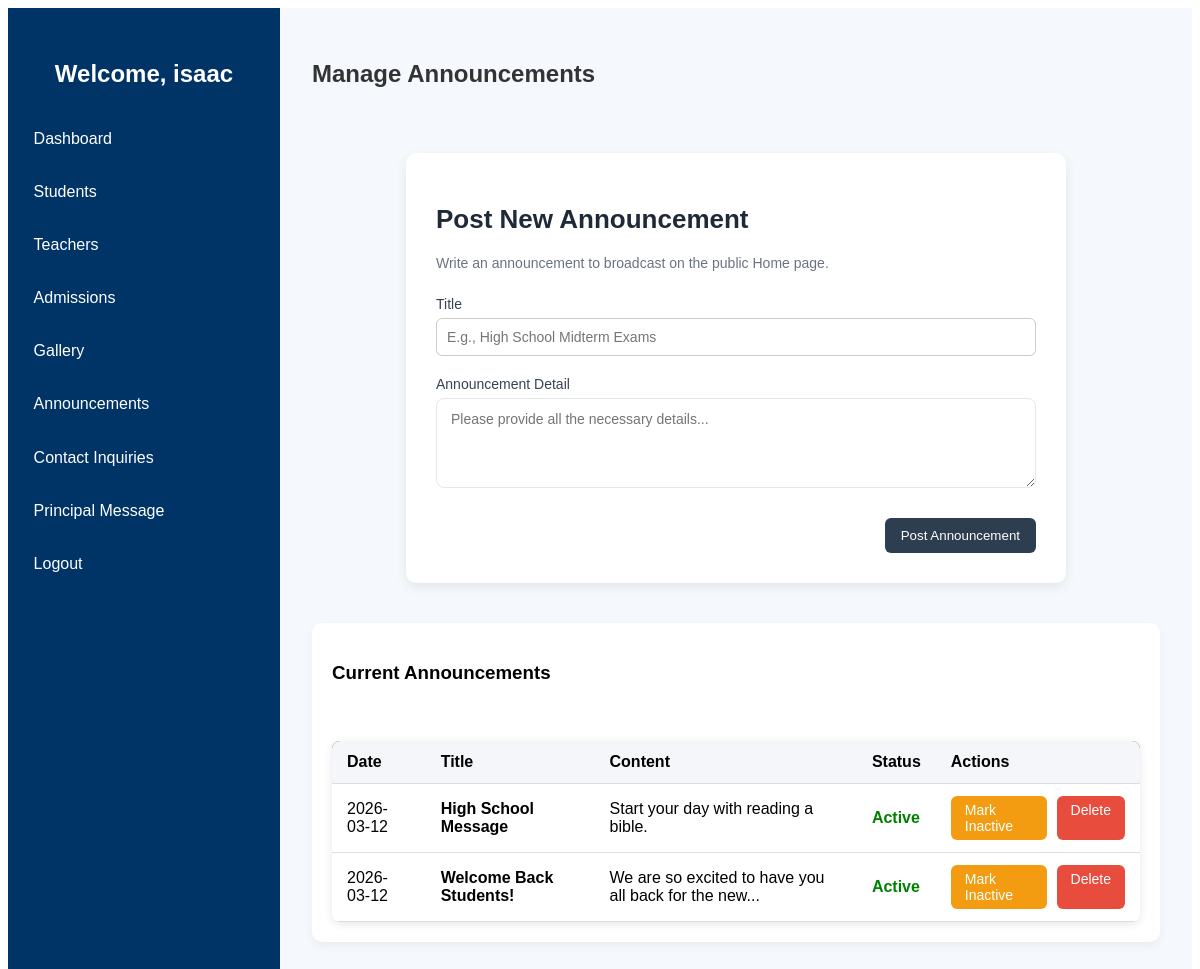
The app's page /admin/messages (signed in) with its own data.
### app.py (models this page shows)
class Announcement(db.Model):
    id = db.Column(db.Integer, primary_key=True)
    title = db.Column(db.String(200), nullable=False)
    content = db.Column(db.Text, nullable=False)
    is_active = db.Column(db.Boolean, default=True)
    timestamp = db.Column(db.DateTime, default=datetime.utcnow)

### app.py (the view)
@app.route("/admin/messages")
def messages():
    if "admin" not in session:
        return redirect(url_for("admin_login"))
    announcements = Announcement.query.order_by(Announcement.timestamp.desc()).all()
    return render_template("adminMessages.html", admin=session["admin"], announcements=announcements)

### templates/adminMessages.html (shortened to what this page needs)
{% extends "adminBase.html" %}
{% block content %}
<div class="page-header">
    <h2>Manage Announcements</h2>
</div>
<div class="form-container" style="min-height: auto; padding-bottom: 40px;">
    <div class="form-card" style="width: 100%;">
        <div class="form-header">
            <h2>Post New Announcement</h2>
            <p>Write an announcement to broadcast on the public Home page.</p>
        </div>
        <form method="POST" action="{{ url_for('add_message') }}" class="modern-form">
            <div class="form-group" style="margin-bottom: 20px;">
                <label for="title">Title</label>
                <input type="text" name="title" id="title" required placeholder="E.g., High School Midterm Exams" style="width: 100%; box-sizing: border-box;">
            </div>
            <div class="form-group" style="margin-bottom: 20px;">
                <label for="content">Announcement Detail</label>
                <textarea name="content" id="content" required rows="4" style="width: 100%; padding: 12px 14px; border: 1px solid #e5e7eb; border-radius: 8px; font-size: 14px; font-family: inherit; box-sizing: border-box;" placeholder="Please provide all the necessary details..."></textarea>
            </div>
            <div class="form-footer">
                <button type="submit" class="btn-primary">Post Announcement</button>
            </div>
        </form>
    </div>
</div>
<div class="table-container">
    <h3>Current Announcements</h3>
    <br>
    <table class="students-table">
        <thead>
            <tr>
                <th>Date</th>
                <th>Title</th>
                <th>Content</th>
                <th>Status</th>
                <th>Actions</th>
            </tr>
        </thead>
        <tbody>
            {% for announcement in announcements %}
            <tr>
                <td>{{ announcement.timestamp.strftime('%Y-%m-%d') }}</td>
                <td><strong>{{ announcement.title }}</strong></td>
                <td>{{ announcement.content[:50] }}{% if announcement.content|length > 50 %}...{% endif %}</td>
                <td>
                    {% if announcement.is_active %}
                        <span style="color: green; font-weight: bold;">Active</span>
                    {% else %}
                        <span style="color: gray;">Inactive</span>
                    {% endif %}
                </td>
                <td>
                    <div class="action-buttons">
                        <a href="{{ url_for('toggle_message', id=announcement.id) }}" class="btn-edit" {% if announcement.is_active %}style="background-color: #f39c12;"{% else %}style="background-color: #27ae60;"{% endif %}>
                            {{ 'Mark Inactive' if announcement.is_active else 'Mark Active' }}
                        </a>
                        <a href="{{ url_for('delete_message', id=announcement.id) }}" class="btn-delete" onclick="return confirm('Are you sure you want to delete this announcement?');">Delete</a>
                    </div>
                </td>
            </tr>
            {% else %}
            <tr>
                <td colspan="5" style="text-align: center; color: #666; padding: 20px;">No announcements posted yet.</td>
            </tr>
            {% endfor %}
        </tbody>
    </table>
</div>
{% endblock %}

### static/css/admin.css (style rules this page uses)
.form-group { text-align: left; margin-bottom: 1.2rem; }
.form-group label { display: block; font-size: 0.9rem; margin-bottom: 0.4rem; }
.form-group input { width: 100%; padding: 0.7rem; border-radius: 8px; border: 1px solid #ccc; font-size: 0.9rem; }
.page-header { display: flex; justify-content: space-between; align-items: center; margin-bottom: 25px; }
.page-header h2 { font-size: 26px; font-weight: 600; color: #2c3e50; }
.table-container { background: white; padding: 20px; border-radius: 10px; box-shadow: 0 4px 10px rgba(0,0,0,0.05); }
.students-table { width: 100%; border-collapse: collapse; }
.students-table thead { background: #34495e; color: white; }
.students-table th, .students-table td { padding: 12px 15px; text-align: left; }
.students-table tbody tr { border-bottom: 1px solid #eee; transition: 0.2s; }
.form-card { background: #ffffff; width: 100%; max-width: 850px; border-radius: 14px; padding: 35px 40px; box-shadow: 0 8px 25px rgba(0,0,0,0.06); }
.form-header h2 { font-size: 26px; margin-bottom: 5px; color: #1f2937; }
.form-header p { color: #6b7280; font-size: 14px; margin-bottom: 25px; }
.modern-form .form-group { display: flex; flex-direction: column; }
.modern-form label { font-size: 14px; font-weight: 500; margin-bottom: 6px; color: #374151; }
.modern-form input, .modern-form select { padding: 12px 14px; border: 1px solid #e5e7eb; border-radius: 8px; font-size: 14px; transition: 0.2s ease; }
.form-footer { margin-top: 30px; display: flex; justify-content: flex-end; gap: 12px; }
.btn-primary { background: #2563eb; color: white; padding: 10px 22px; border-radius: 8px; border: none; font-weight: 500; cursor: pointer; transition: 0.2s ease; }
.page-header { display: flex; justify-content: space-between; align-items: center; margin-bottom: 20px; }
.page-header h2 { font-size: 24px; color: #333; }
.form-card { background-color: #fff; padding: 25px; border-radius: 10px; box-shadow: 0px 6px 18px rgba(0,0,0,0.1); max-width: 600px; margin: auto; }
table.teachers-table, table.students-table { width: 100%; border-collapse: collapse; margin-top: 20px; background-color: #fff; box-shadow: 0 2px 8px rgba(0,0,0,0.1); border-radius: 8px; overflow: hidden; font-family: 'Arial', sans-serif; }
table thead { background-color: #4CAF50; color: white; }
table thead th { padding: 12px 15px; text-align: left; }
table tbody td { padding: 12px 15px; border-bottom: 1px solid #ddd; }
.form-container { display: flex; flex-direction: column; justify-content: center; align-items: center; min-height: 80vh; padding: 20px; }
.action-buttons { display: flex; gap: 10px; }
.btn-edit, .btn-delete { padding: 6px 14px; border-radius: 6px; text-decoration: none; font-size: 14px; font-weight: 500; transition: 0.3s ease; display: inline-block; }
.btn-edit { background-color: #3498db; color: white; }
.btn-delete { background-color: #e74c3c; color: white; }
table { width: 100%; border-collapse: collapse; }
table th, table td { padding: 12px; text-align: left; border-bottom: 1px solid #ddd; }
table th { background-color: #f4f6f9; font-weight: 600; }
.form-container { display: flex; justify-content: center; align-items: center; padding: 40px 0; }
.form-card { background: #ffffff; width: 600px; padding: 30px; border-radius: 10px; box-shadow: 0 4px 12px rgba(0,0,0,0.08); }
.form-card h2 { margin-bottom: 20px; font-weight: 600; }
.form-group { margin-bottom: 18px; display: flex; flex-direction: column; }
.form-group label { margin-bottom: 6px; font-weight: 500; }
.form-group input, .form-group select { padding: 10px; border-radius: 6px; border: 1px solid #ccc; font-size: 14px; }
.btn-primary { background-color: #2c3e50; color: white; border: none; padding: 10px 16px; border-radius: 6px; cursor: pointer; }
.page-header h2 { margin-bottom: 5px; }
table thead { background: #34495e; }
table th, table td { padding: 12px; text-align: left; }
table th { font-weight: 600; color: black; }
table tr { border-bottom: 1px solid ; }

### records on screen
Announcement: timestamp "2026-03-12", title "High School Message", content "Start your day with reading a bible.", shows "Active", is_active "Mark Inactive"
Announcement: timestamp "2026-03-12", title "Welcome Back Students!", content "We are so excited to have you all back for the new", shows "Active", is_active "Mark Inactive"

### other values on screen
{{ admin }} "isaac"
